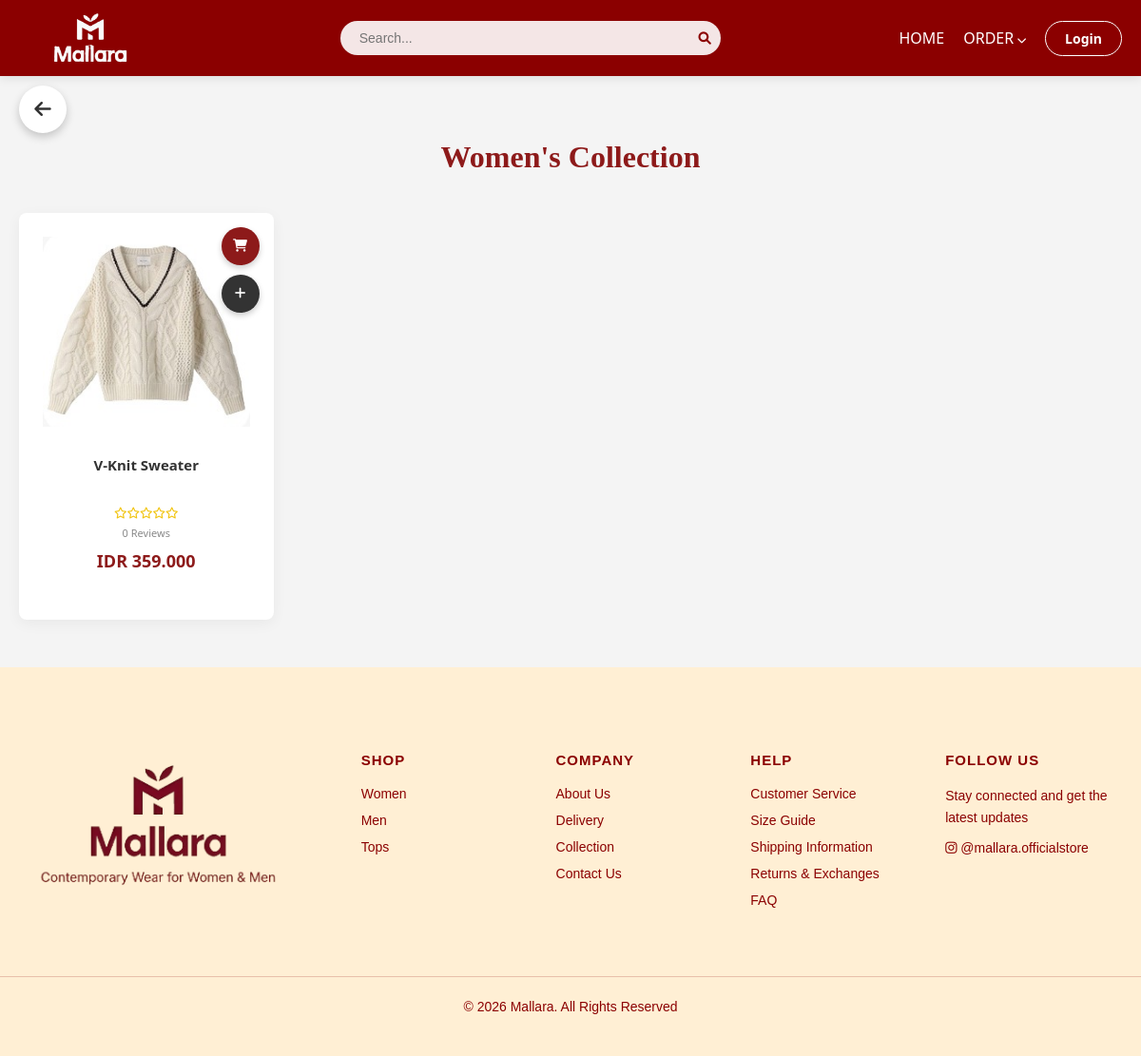
/customer/order_woman.php, run on the app's committed database.
### tables this page shows
CREATE TABLE `products` (
  `id` int(11) NOT NULL,
  `name` varchar(100) DEFAULT NULL,
  `price` int(11) DEFAULT NULL,
  `category` enum('man','woman') DEFAULT NULL,
  `image` varchar(255) DEFAULT NULL,
  `stock` int(11) DEFAULT 0,
  `rating` decimal(3,1) DEFAULT 0.0,
  `sold` int(11) DEFAULT 0,
  `is_trending` tinyint(1) DEFAULT 0,
  `description` text DEFAULT NULL,
  `created_at` timestamp NOT NULL DEFAULT current_timestamp()
);

### customer/order_woman.php (the view, shortened to what this page needs)
<?php
require '../config/database.php';
 $query = mysqli_query($conn, "SELECT p.*, COUNT(r.id) as review_count, IFNULL(AVG(r.rating), 0) as rating
                             FROM products p
                             LEFT JOIN reviews r ON p.id = r.product_id
                             WHERE p.category = 'Woman'
                             GROUP BY p.id
                             ORDER BY p.id DESC");
?>
<!DOCTYPE html>
<html lang="id">
<head>
    <link rel="stylesheet" href="<?= BASE_URL ?>assets/css/style.css">
    <link rel="stylesheet" href="https://cdnjs.cloudflare.com/ajax/libs/font-awesome/6.0.0/css/all.min.css">
</head>
<body>
    <?php
    $navPath = __DIR__ . "/../partials/navbar.php";
    if (file_exists($navPath)) {
        include $navPath;
    } else {
        echo '<div style="background:#8b0000; color:white; padding:15px; text-align:center;">Navbar tidak ditemukan: ' . $navPath . '</div>';
    }
    ?>
    <a href="<?= BASE_URL ?>index.php" class="btn-back-circle" title="Back to Home">
        <i class="fas fa-arrow-left"></i>
    </a>
    <div class="container">
        <h2 class="page-title">Women's Collection</h2>
        <div class="product-grid">
            <?php while ($row = mysqli_fetch_assoc($query)):
                $isOutOfStock = ($row['stock'] <= 0);
                $imgPath = BASE_URL . 'assets/img/products/woman/' . $row['image'];
                $rating = isset($row['rating']) ? $row['rating'] : 0;
                $reviewCount = isset($row['review_count']) ? $row['review_count'] : 0;
                $description = isset($row['description']) ? $row['description'] : 'Tidak ada deskripsi tersedia untuk produk ini.';
                $reviewsList = [];
                $reviewsJson = htmlspecialchars(json_encode($reviewsList), ENT_QUOTES, 'UTF-8');
            ?>
                <div class="card <?= $isOutOfStock ? 'disabled' : '' ?>"
                     onclick="openDetailModal(
                        '<?= addslashes(str_replace(array("\r\n","\r","\n"), " ", $row['name'])) ?>',
                        '<?= $imgPath ?>',
                        '<?= $row['price'] ?>',
                        '<?= $rating ?>',
                        '<?= $reviewCount ?>',
                        '<?= addslashes(str_replace(array("\r\n","\r","\n"), " ", $description)) ?>',
                        '<?= $reviewsJson ?>'
                     )">
                    <img src="<?= $imgPath ?>" class="card-img-top" alt="<?= $row['name'] ?>">
                    <div class="card-body">
                        <div class="card-title"><?= $row['name'] ?></div>
                        <div class="card-rating">
                            <?php
                            for($i=1; $i<=5; $i++) {
                                if($i <= round($rating)) echo '<i class="fas fa-star"></i>';
                                else echo '<i class="far fa-star"></i>';
                            }
                            ?>
                        </div>
                        <div class="card-review-count"><?= $reviewCount ?> Reviews</div>
                        <span class="price-text">IDR <?= number_format($row['price'], 0, ',', '.') ?></span>
                    </div>
                    <?php if(!$isOutOfStock): ?>
                    <div class="action-buttons">
                        <button class="btn-icon btn-cart" onclick="event.stopPropagation(); openModal('cart', <?= $row['id'] ?>, '<?= addslashes(str_replace(array("\r\n","\r","\n"), " ", $row['name'])) ?>', <?= $row['price'] ?>, <?= $row['stock'] ?>, '<?= $imgPath ?>')">
                            <i class="fas fa-shopping-cart"></i>
                        </button>
                        <button class="btn-icon btn-checkout" onclick="event.stopPropagation(); openModal('checkout', <?= $row['id'] ?>, '<?= addslashes(str_replace(array("\r\n","\r","\n"), " ", $row['name'])) ?>', <?= $row['price'] ?>, <?= $row['stock'] ?>, '<?= $imgPath ?>')">
                            <i class="fas fa-plus"></i>
                        </button>
                    </div>
                    <?php endif; ?>
                </div>
            <?php endwhile; ?>
        </div>
    </div>
    <footer class="footer">
        <div class="footer-container">
            <div class="footer-brand">
                <img src="<?= BASE_URL ?>assets/img/logo footer/logo-footerr.png" alt="Mallara Logo" class="footer-logo" onerror="this.style.display='none'">
            </div>
            <div>
                <h4>SHOP</h4>
                <ul>
                    <li><a href="<?= BASE_URL ?>customer/order_woman.php">Women</a></li>
                    <li><a href="<?= BASE_URL ?>customer/order_man.php">Men</a></li>
                    <li><a href="#">Tops</a></li>
                </ul>
            </div>
            <div>
                <h4>COMPANY</h4>
                <ul>
                    <li><a href="#">About Us</a></li>
                    <li><a href="#">Delivery</a></li>
                    <li><a href="#">Collection</a></li>
                    <li><a href="#">Contact Us</a></li>
                </ul>
            </div>
            <div>
                <h4>HELP</h4>
                <ul>
                    <li><a href="#">Customer Service</a></li>
                    <li><a href="#">Size Guide</a></li>
                    <li><a href="#">Shipping Information</a></li>
                    <li><a href="#">Returns & Exchanges</a></li>
                    <li><a href="#">FAQ</a></li>
                </ul>
            </div>
            <div>
                <h4>FOLLOW US</h4>
                <p>Stay connected and get the latest updates</p>
                <p><i class="fab fa-instagram"></i> @mallara.officialstore</p>
            </div>
        </div>
        <div class="footer-bottom">
            <p>© <?= date('Y'); ?> Mallara. All Rights Reserved</p>
        </div>
    </footer>
</body>
</html>

### assets/css/style.css (style rules this page uses)
body { margin:0; font-family: 'Segoe UI'; background:#8b0000; color:white; }
.card { background:white; color:black; border-radius:15px; padding:15px; text-align:center; }
.card img { width:100%; height:220px; object-fit:cover; }
.footer { background-color: #fff; padding: 0; margin-top: 0; width: 100%; }

### customer/order_woman.php (style rules this page uses)
:root { --primary: #8d1a1a; --bg: #f4f4f4; --modal-bg: #ffc0cb; --footer-bg: #FFEFD4; --footer-text: #8b0000; --star-color: #f1c40f; }
body { font-family: 'Segoe UI', sans-serif; background: var(--bg); margin: 0; padding: 0; display: flex; flex-direction: column; min-height: 100vh; }
.container { max-width: 1200px; margin: 40px auto 50px auto; padding: 0 20px; width: 100%; box-sizing: border-box; }
.page-title { text-align: center; color: var(--primary); font-family: 'Times New Roman', serif; margin-bottom: 40px; font-size: 32px; }
.product-grid { display: grid; grid-template-columns: repeat(auto-fill, minmax(240px, 1fr)); gap: 30px; justify-content: center; }
.card { background: white; border-radius: 8px; overflow: hidden; box-shadow: 0 4px 15px rgba(0,0,0,0.05); position: relative; transition: transform 0.3s; display: flex; flex-direction: column; cursor: pointer; }
.card-img-top { width: 100%; height: 320px; object-fit: contain; background-color: white; display: block; padding: 10px; box-sizing: border-box; }
.card-body { padding: 20px; text-align: center; flex-grow: 1; display: flex; flex-direction: column; justify-content: space-between; }
.card-title { margin: 0 0 10px; font-size: 15px; font-weight: 600; color: #333; line-height: 1.4; min-height: 42px; }
.card-rating { color: var(--star-color); font-size: 12px; margin-bottom: 5px; }
.card-review-count { font-size: 11px; color: #888; margin-bottom: 10px; }
.price-text { color: var(--primary); font-weight: bold; font-size: 18px; display: block; margin-bottom: 15px; }
.action-buttons { position: absolute; top: 15px; right: 15px; display: flex; flex-direction: column; gap: 10px; z-index: 10; pointer-events: none; }
.btn-icon { width: 40px; height: 40px; border-radius: 50%; border: none; display: flex; align-items: center; justify-content: center; cursor: pointer; color: white; box-shadow: 0 3px 6px rgba(0,0,0,0.2); transition: 0.2s; z-index: 20; pointer-events: auto; }
.btn-cart { background-color: var(--primary); }
.btn-checkout { background-color: #333; }
.footer { margin-top: auto; background: var(--footer-bg); padding: 70px 0 30px; color: var(--footer-text); font-family: 'Poppins', sans-serif; }
.footer-container { max-width: 1200px; margin: 0 auto; padding: 0 20px; display: grid; grid-template-columns: 2fr 1fr 1fr 1fr 1.2fr; gap: 50px; }
.footer h4 { margin-bottom: 18px; font-size: 15px; font-weight: bold; letter-spacing: 1px; }
.footer p { font-size: 14px; line-height: 1.6; margin: 0 0 10px; }
.footer ul { list-style: none; padding: 0; margin: 0; }
.footer ul li { margin-bottom: 10px; }
.footer ul li a { text-decoration: none; color: var(--footer-text); font-size: 14px; transition: 0.3s; }
.footer-brand { display: flex; flex-direction: column; align-items: flex-start; }
.footer-logo { width: 300px; margin-bottom: 18px; }
.footer-bottom { max-width: 1200px; margin: 50px auto 0; padding-top: 20px; border-top: 1px solid rgba(139,0,0,0.2); text-align: center; font-size: 14px; }
.btn-back-circle { position: fixed; top: 90px; left: 20px; width: 50px; height: 50px; background-color: white; color: #333; border-radius: 50%; display: flex; align-items: center; justify-content: center; text-decoration: none; box-shadow: 0 4px 10px rgba(0,0,0,0.2); transition: 0.3s; font-size: 20px; z-index: 999; }

### data on the page
products: image (picture), name "V-Knit Sweater", reviewCount "0", price "359.000"
